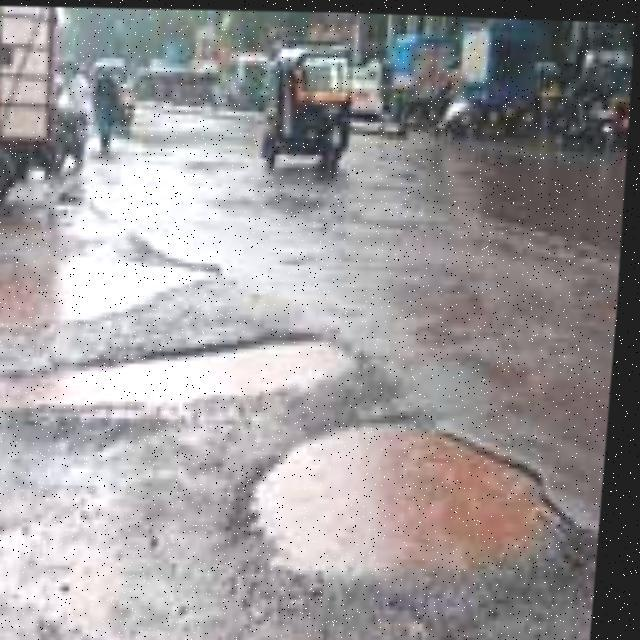
#> input picture Pothole_Clean/train/images/pic-1-_jpg.rf.1de9c7d36d5807ac2041692864f455ca.jpg, 640 x 640 px; its folder holds only this picture in this run
$ python view_training_images.py
#> lines starting #> are read from the running program, lines starting #| are printed output that depends on the picture
from pathlib import Path
from PIL import Image, ImageDraw
import random

# Training image folder
folder = Path("Pothole_Clean/train/images")

# Find available images
extensions = {".jpg", ".jpeg", ".png", ".bmp", ".webp"}
images = [f for f in folder.iterdir() if f.suffix.lower() in extensions]

if not images:
    print("No images found in the training folder!")
    raise SystemExit

# Select up to 9 random images
random.seed(42)
selected = random.sample(images, min(9, len(images)))

# Create a contact sheet
sheet = Image.new("RGB", (960, 660), "white")
#> sheet: PIL image 960x660 RGB; every value is 255
draw = ImageDraw.Draw(sheet)

for i, file in enumerate(selected):
    image = Image.open(file).convert("RGB")
#> image is the input picture: PIL image 640x640 RGB; mean R, G, B 154.8, 151.2, 152.6
    image.thumbnail((310, 190))
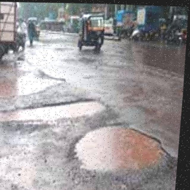
#> image: PIL image 190x190 RGB; mean R, G, B 154.8, 151.2, 152.6

    x = (i % 3) * 320
    y = (i // 3) * 220

    sheet.paste(image, (x, y))
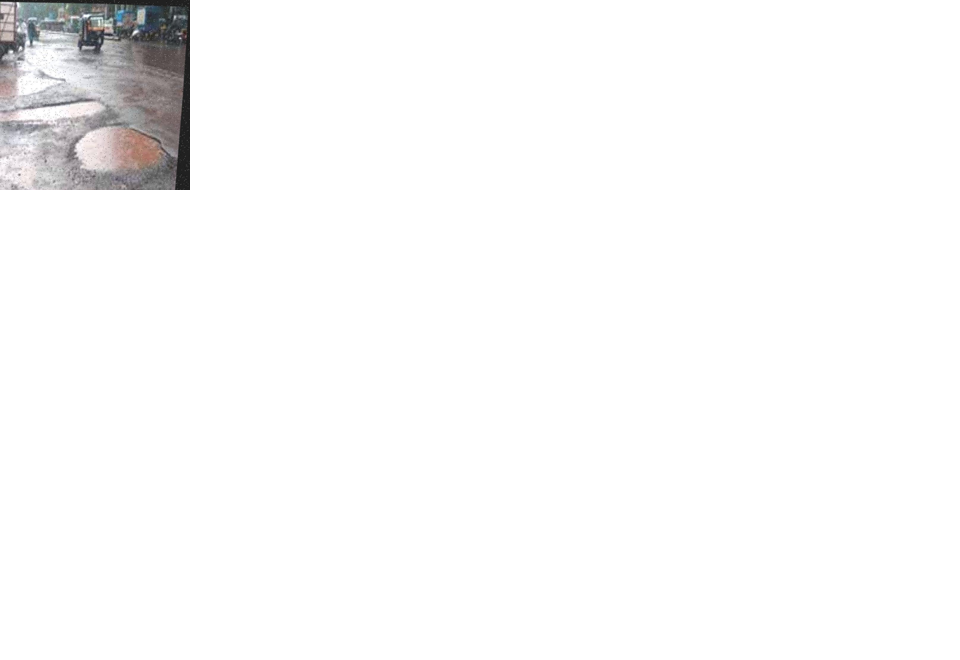
#> sheet: PIL image 960x660 RGB; mean R, G, B 249.3, 249.1, 249.2
    draw.text((x + 5, y + 195), file.name[:40], fill="black")

# Save the result
output = Path("training_samples.jpg")
sheet.save(output)
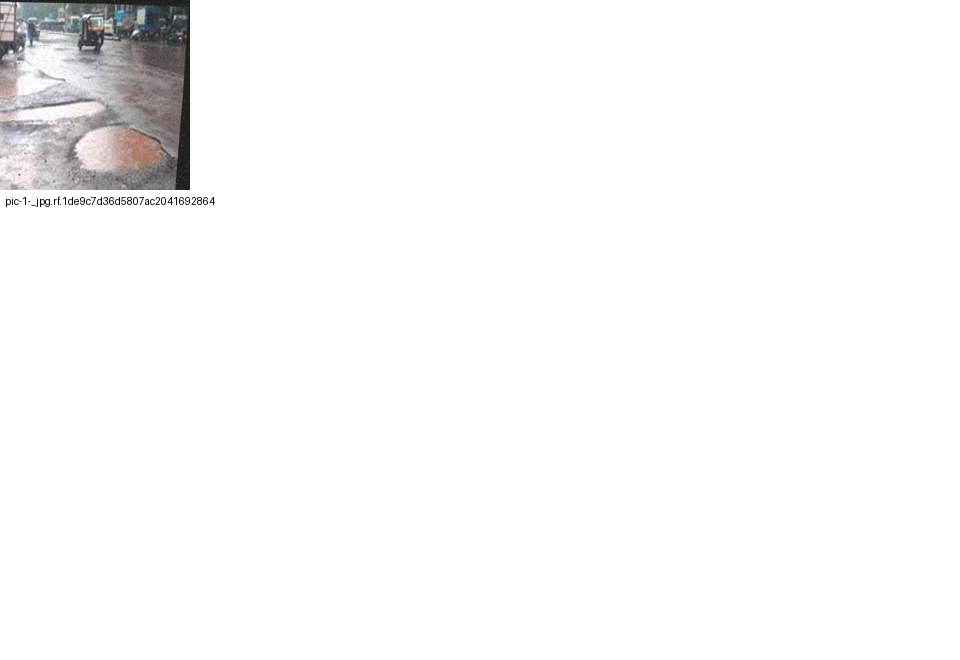
#> saved as training_samples.jpg: PIL image 960x660 RGB; mean R, G, B 249.1, 248.9, 249

print(f"Total training images found: {len(images)}")
print(f"Sample images selected: {len(selected)}")
print(f"Contact sheet saved at: {output.resolve()}")

$ run again, on Pothole_Clean/train/images/pic-117-_jpg.rf.8b116a9d4991e2e169deb980b79bc6e4.jpg
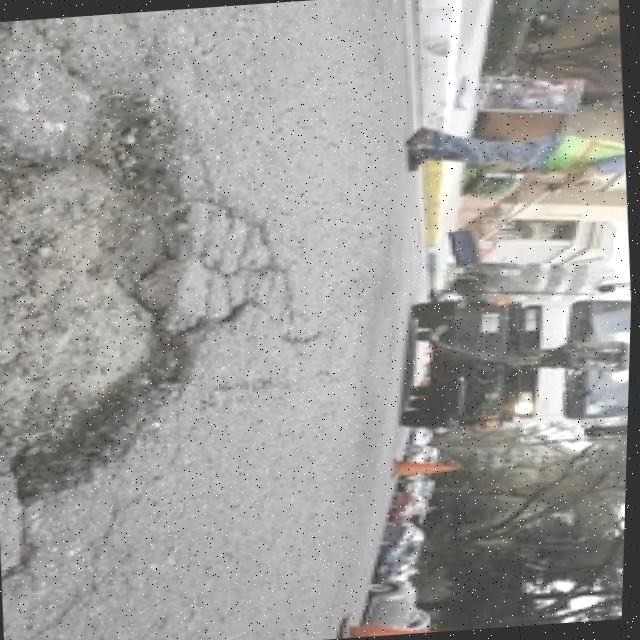
#> input picture Pothole_Clean/train/images/pic-117-_jpg.rf.8b116a9d4991e2e169deb980b79bc6e4.jpg, 640 x 640 px
#> image is the input picture: PIL image 640x640 RGB; mean R, G, B 157.7, 157, 154.5
#> `image.thumbnail((310, 190))`:
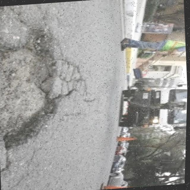
#> image: PIL image 190x190 RGB; mean R, G, B 157.7, 157, 154.5
#> `sheet.save(output)`:
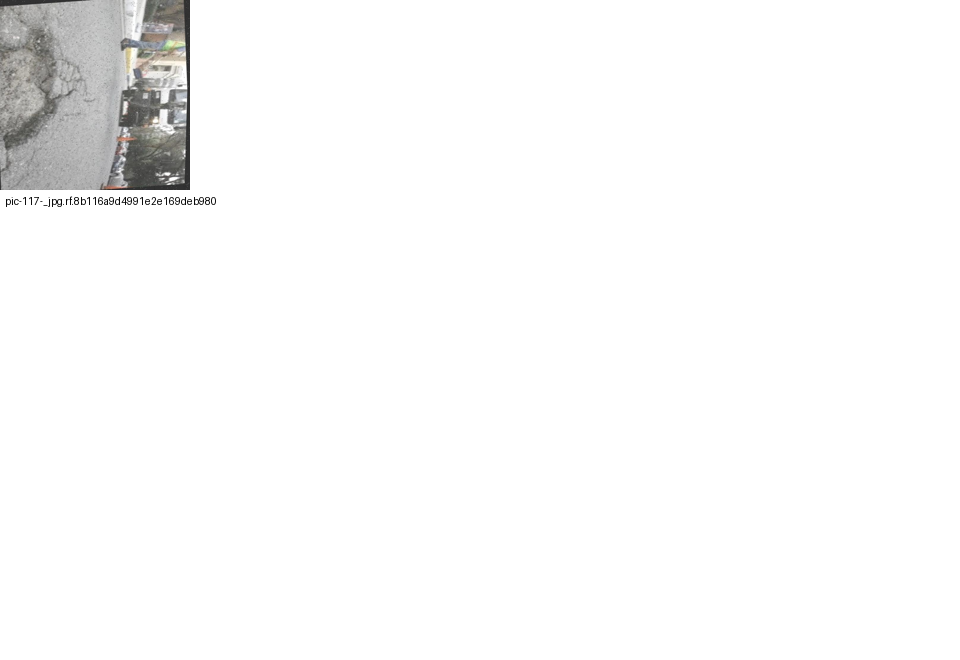
#> saved as training_samples.jpg: PIL image 960x660 RGB; mean R, G, B 249.3, 249.2, 249.1

$ run again, on Pothole_Clean/train/images/pic-118-_jpg.rf.a335c4c63b8321569a89f43b66ae802a.jpg
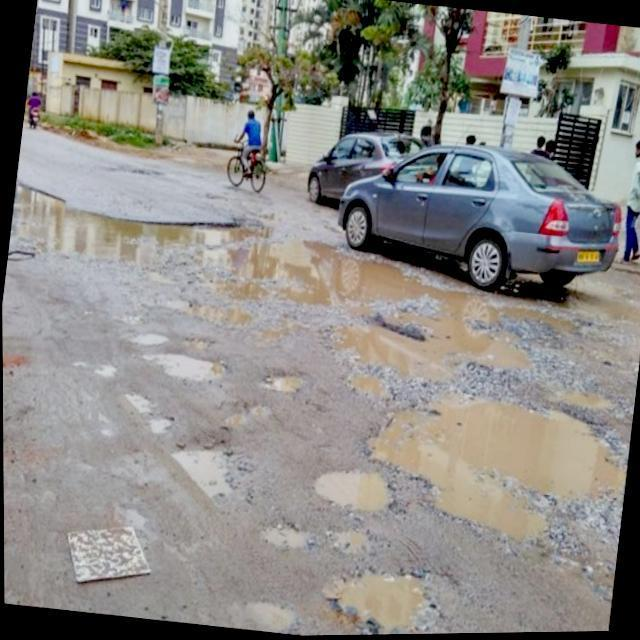
#> input picture Pothole_Clean/train/images/pic-118-_jpg.rf.a335c4c63b8321569a89f43b66ae802a.jpg, 640 x 640 px
#> image is the input picture: PIL image 640x640 RGB; mean R, G, B 139.3, 137.1, 133.3
#> `image.thumbnail((310, 190))`:
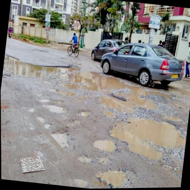
#> image: PIL image 190x190 RGB; mean R, G, B 139.4, 137.1, 133.3
#> `sheet.save(output)`:
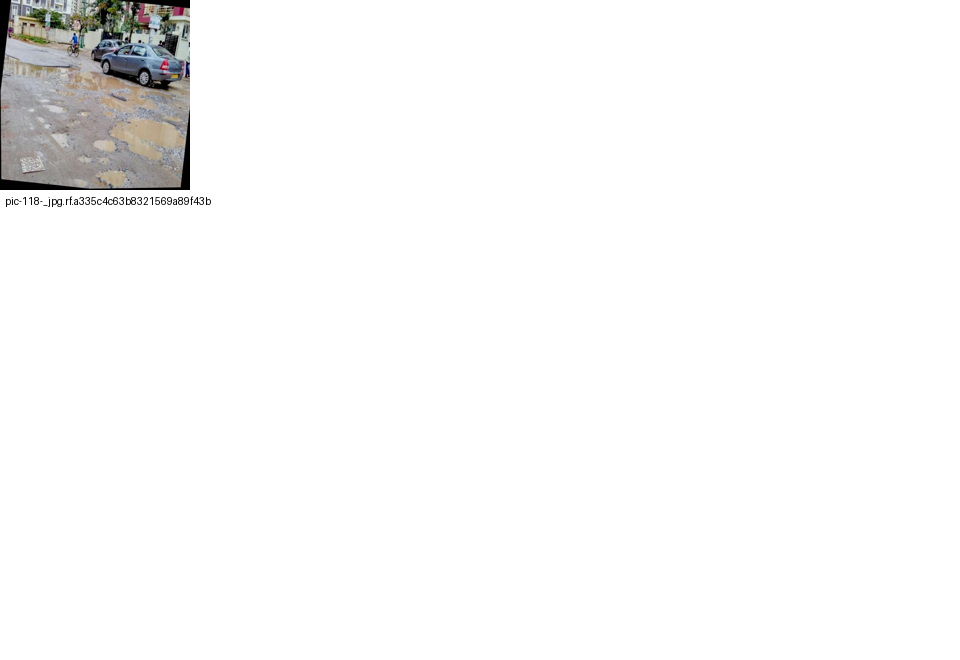
#> saved as training_samples.jpg: PIL image 960x660 RGB; mean R, G, B 248.2, 248.1, 247.9
